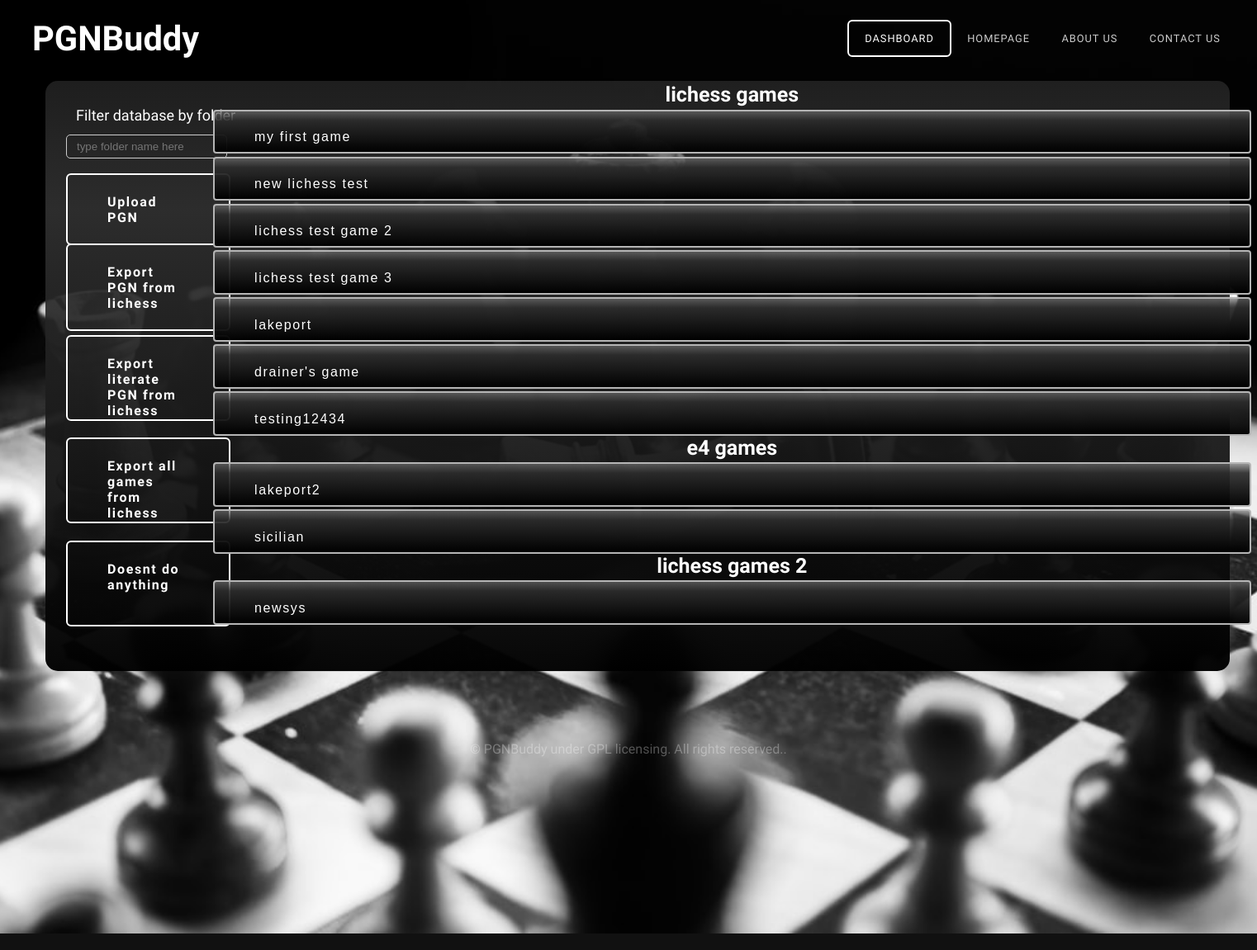
The page /dashboard (signed in) on the database its author committed.
### models.py (models this page shows)
class pgn(db.Model):
    __tablename__ = 'pgn'
    __table_args__ = {'extend_existing': True}
    game = db.Column(db.String(9999))
    fileName = db.Column(db.String(129))
    folder = db.Column(db.String(120))
    userId = db.Column(db.Integer, db.ForeignKey('user.id'))
    frame = db.Column(db.String(200))
    pgnId = db.Column(db.Integer, primary_key=True)

### main.py (the view)
@main.route('/dashboard')
def dashboard():
    try:
        current_user = User.query.filter_by(email=session['email']).first()
    except:
        return render_template('webindex.html')
    games = db.session.query(pgn).filter_by(userId=current_user.id).all()
    gamelist = []
    for game in games:
        gamelist.append(game.game)
    pgnlist = []
    pgns = db.session.query(pgn).filter_by(userId=current_user.id).all()
    for pg in pgns:
        pgnlist.append({
            'name': str(pg.fileName),
            'game': pg.game,
            'folder': pg.folder,
            'frame': pg.frame,
            'pgnId': pg.pgnId
        })
    folderlist = []
    folders = db.session.query(pgn.folder).filter_by(
        userId=current_user.id).all()
    for folder in folders:
        folderlist.append(str(folder))
    folderlist = list(dict.fromkeys(folderlist))
    return render_template(
        'user_dashboard.html',
        games=gamelist,
        folders=folderlist,
        pgnlist=pgnlist
    )

### __init__.py (called while the page is built)
def create_app():
    app = Flask(__name__)
    app.config['SECRET_KEY'] = '9OLWxND4o83j4K4iuopO'
    app.config['SQLALCHEMY_DATABASE_URI'] = 'sqlite:///db.sqlite'
    db.init_app(app)
    login_manager = LoginManager()
    login_manager.login_view = 'auth.login'
    login_manager.init_app(app)
    from .models import User
    from .models import pgn
    @login_manager.user_loader
    def load_user(user_id):
        return User.query.get(int(user_id))
    from .auth import auth as auth_blueprint
    app.register_blueprint(auth_blueprint)
    from .main import main as main_blueprint
    app.register_blueprint(main_blueprint)
    return app

### templates/user_dashboard.html (shortened to what this page needs)
<!DOCTYPE html PUBLIC "-//W3C//DTD XHTML 1.0 Strict//EN" "http://www.w3.org/TR/xhtml1/DTD/xhtml1-strict.dtd">
<html xmlns="http://www.w3.org/1999/xhtml">
<head>
<link href="static/css/default.css" rel="stylesheet" type="text/css" media="all" />
<link href="static/css/fonts.css" rel="stylesheet" type="text/css" media="all" />
</head>
<body>
<div id="header-wrapper">
	<div id="header" class="container">
		<div id="logo">
			<h1><a href="{{url_for('main.home')}}">PGNBuddy</a></h1>
		</div>
		<div id="menu">
			<ul>
				<li class="active"><a href="{{url_for('main.dashboard')}}" accesskey="2" title="">Dashboard</a></li>
				<li><a href="{{url_for('main.home')}}" accesskey="1" title="">Homepage</a></li>
				<li><a href="#" accesskey="3" title="">About Us</a></li>
				<li><a href="#" accesskey="5" title="">Contact Us</a></li>
			</ul>
		</div>
	</div>
	<div class="titlebox-dash">
		<div id="banner" class="container">
			<div class="title">
				<form action="{{ url_for('main.uploadpgn') }}" method="POST" enctype="multipart/form-data">
					<div>
						<label class="button" id="uploadpgn">
							<input type="file" accept=".pgn" class="button" id="hiddenform" name="pgnfile" onchange="form.submit()">Upload PGN
						</label>
					</div>
				</form>
			<div>
				<a href="{{ url_for('main.lichessupload') }}" title="Import PGN from lichess" class='button' id='uploadlichess'>
					Export PGN from lichess</a>
				<a href="{{ url_for('main.lichessliterate') }}" title="Import literate PGN from lichess" class='button' id='lichessliterate'>
					Export literate PGN from lichess</a>
				<form action="{{ url_for('main.filterdb') }}" method="POST" enctype="multipart/form-data">
				 <div id="filterbutton">
					 <label id="filterdb">Filter database by folder
						 <input type=text title="View DB" id="filterdbinput" name="folder" placeholder="type folder name here">
					 </label>
				 </div>
				</form>
				<a href="{{ url_for('main.exportall') }}" title="export all games from lichess" class='button' id='exportall'>
					Export all games from lichess</a>
				<a href="{{ url_for('main.nothingyet') }}" title="" class='button' id='tbd'>
					Doesnt do anything</a>
					<div class="userdatabase2">
							<ul>
								{% for folder in folders %}
								<li class="dblistitem">
								  <h2 style="font-size: 25px; font-weight: 550;">{{ folder[2:-3] }}</h2>
									<ol>
									{% for pg in pgnlist %}
										{% if pg['folder'] == folder[2:-3] %}
											<div id="accordion-{{loop.index}}" class="accordionbutton">
												<h2 class="newbutton" style="font-size: 16px; width: 90%;">{{ pg.name }}</h2>
											</div>
										{% endif %}
									{% endfor %}
									</ol>
								</li>
								{% endfor %}
							</ul>
					</div>
			    </div>
		</div>
</div>
</div>
<div id="copyright" class="container">
		<p>&copy; PGNBuddy under GPL licensing. All rights reserved.</a>.</p>
</div>
</body>
</html>

### rows shown on the page
pgn: name "my first game"
pgn: name "new lichess test"
pgn: name "lichess test game 2"
pgn: name "lichess test game 3"
pgn: name "lakeport"
pgn: name "drainer's game"
pgn: name "testing12434"
pgn: name "lakeport2"
pgn: name "sicilian"
pgn: name "newsys"

### other values the page prints
{{ folder[2:-3] }} "lichess games" "e4 games" "lichess games 2"
